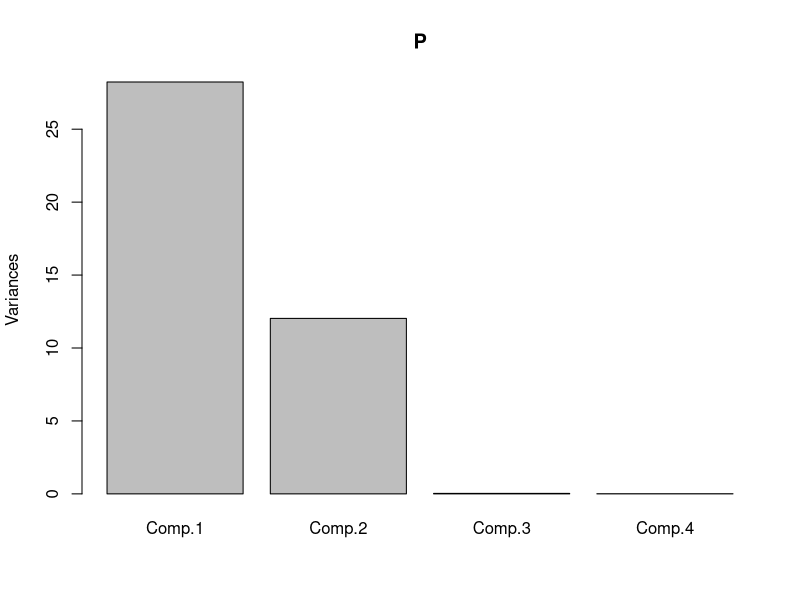
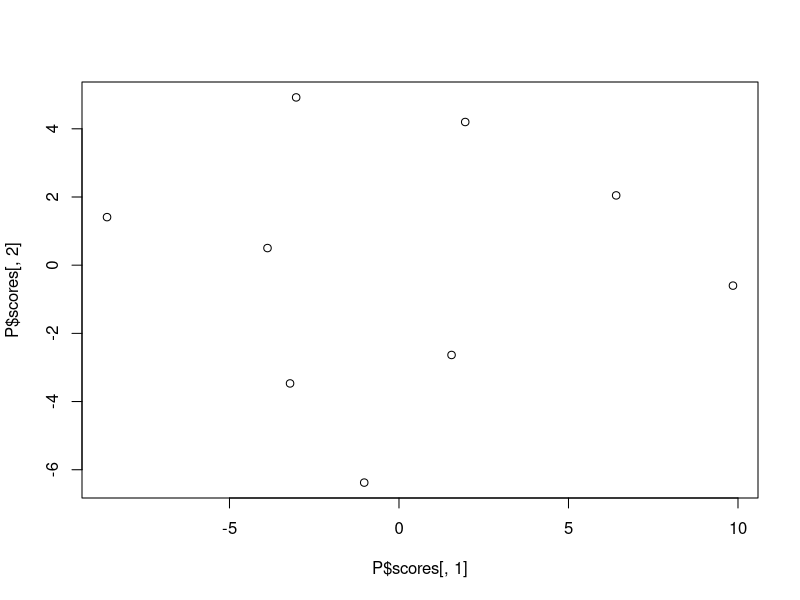
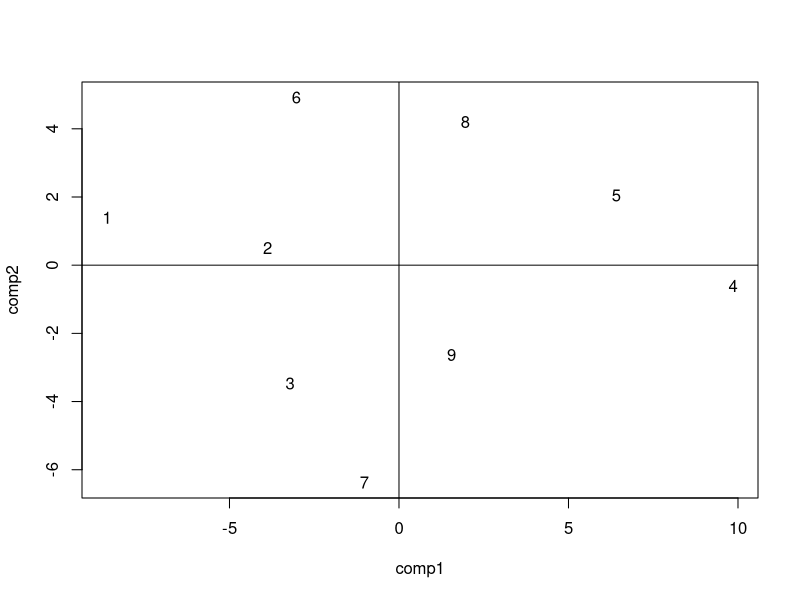
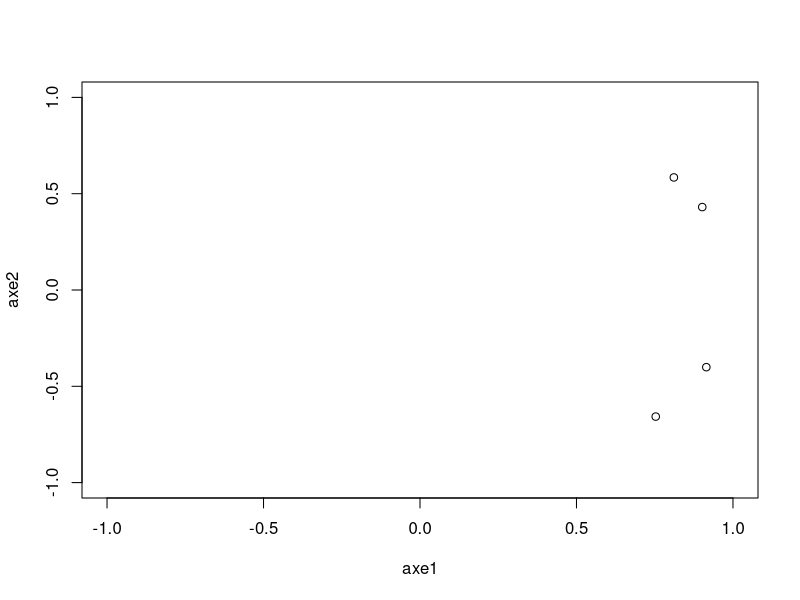

These charts were generated, in order, by the following R code: (Note: this script raises an error after producing the figures.)

#definition of the dataset

maths=c(6,8,6,14.5,14,11,5.5,13,9)		#definition of the variable maths
phys=c(6,8,7,14.5,14,10,7,12.5,9.5)
french=c(5,8,11,15.5,12,5.5,14,8.5,12.5)
english=c(5.5,8,9.5,15,12.5,7,11.5,9.5,12)
X=matrix(c(maths,phys,french,english),ncol=4)	#definition of the matrix of data
X
colnames(X)=c('maths','phys','french','english')	#to add names to the columns
X
rownames(X)=c('jean','alain','annie','monique','didier','andre','pierre','brigitte','evelyne') #to add names to thr individuals
X

apply(X,2,mean)		#to compute the mean of each variables

apply(X,2,sd)		#to compute the standard deviation of each variable
sqrt(apply(X,2,var))	#other way
sqrt(8/9)*sqrt(apply(X,2,var))	#corrected standard deviation (with the variance in 1/n instead of 1/n)
apply(X,2,min)
apply(X,2,max)
max(X)
cor(X)		#to compute the correlation matrix
cov(X)		#to compute the usual covariance matrix
apply(X,2,var)
8/9*cov(X)	#the corrected covariance matrix
varn<-function(x)	#function to compute the variance in 1/n
{
  n=length(x)
  varn=(n-1)/n*var(x)
}
P=princomp(X)		#to perform PCA
P
names(P)		#to see that P is a list that contains a lot of information
P$center		#vector of the mean 
P$scale			#vector to say if the data are normalized or not. If only 1, not normalized, otherwise the vector contains the corrected standard deviation
P1=princomp(X,cor=TRUE) #to perform normalized PCA
P1$center
P1$scale
X
m=apply(X,2,mean)  
X-m			#not the good way to center the data
X			#compare the elements in position (1,1) and (1,2) in X and X-m
X-m
M=matrix(rep(m,9),ncol=4,byrow=TRUE)  #to create a matrix where the vector m is repeated 9 times
M
Xc=X-M				#centered data
Xc
t(matrix(m)%*%matrix(rep(1,9),nrow=1)) #another way to do it
apply(Xc,2,mean)		#to verify that the data are centered so that the empirical mean of the variables of Xc is 0
Mc=apply(Xc,2,mean)
(Mc==0)				#be careful, to test equality to 0 is not lyke this
(abs(Mc)<=10^(-15))		#better
D=diag(1/(sqrt(8/9)*apply(X,2,sd)))	#definition of the matrix with 1/s on the diagonal
D
Xn=Xc%*%D				#computation of the normalized data
Xn
apply(Xn,2,sd)*sqrt(8/9)
s=sqrt(8/9)*apply(X,2,sd)
s
S=matrix(rep(s,9),ncol=4,byrow=TRUE)
S
Xc/S					#other way to compute tyhe normalized data
Xn

V=1/9*t(Xc)%*%Xc			#matrix of covariance of X
V
8/9*cov(X)				#V is equal to this
8/9*cov(Xc)				#or this
E1=eigen(V)				#computation of the eigen elements of V
E1					#list with 2 elements
e1va=E1$values
P$sdev
e1va
(P$sdev)^2				#thus P$sdev contains the vector with the square root of the eignevalues of V 
P$loadings
E1$vectors				#P$loadings contains the eigenvectors of V
summary(P)				#the first line of the table is the square root of the eignevalues which is alos the standard deviation of the new created variables
#the second line contains the proportion of variance it means the eigenvalue divided by the sum of the eigenvalues
#the third line contains the cumulative vector of the previous one
#it is helpful to determine the number of newcomponents to keep because we want to keep 80% or 90% of the information
plot(P)			#another way to see how many components to keep
X
Xc%*%E1$vectors		#projection of the individuals on the first component (first new variable)
P$scores		#same thing
plot(P$scores[,1],P$scores[,2]) 	#projection of the individuals on the first factorial plan
plot(P$scores[,1],P$scores[,2],xlab='comp1',ylab='comp2',type='n')
abline(h=0,v=0)
text(P$scores[,1],P$scores[,2],labels=1:9)		#better since we have the number of the individuals


cor(Xc,P$scores[,1])		#projection of the variables on the fist new one
cor(Xc[,1],P$scores)
cor(Xc,P$scores[,1])
cor(Xc,P$scores[,2])

axe1=cor(Xc,P$scores[,1])
axe2=cor(Xc,P$scores[,2])
plot(axe1,axe2,xlim=c(-1,1),ylim=c(-1,1))
ablin(v=0,h=0)
abline(v=0,h=0)
t=seq(0,2*pi,0.01)
x=cos(t)
y=sin(t)
lines(x,y,col='red')   #drawing of the projection of the variables on the first factorial plan with the circle of correlation.
# a variable is well represented if close to this circle
